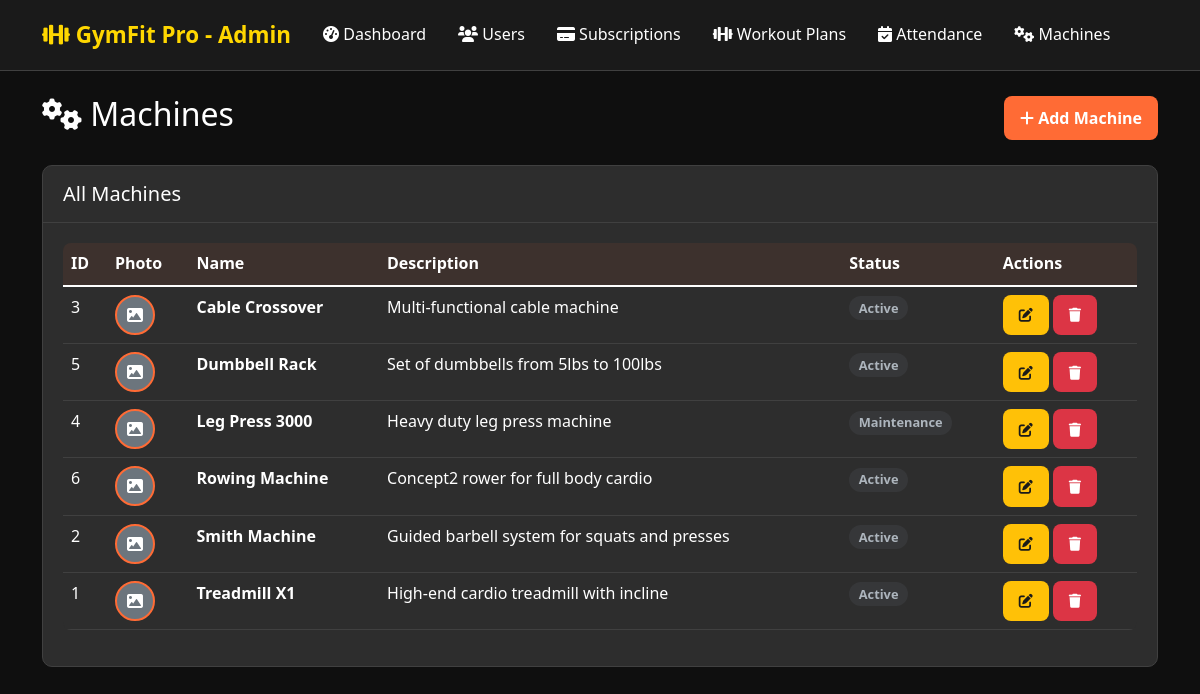
Screenshot of /admin/machines.php (signed in) with the database file from the repository.
### tables this page shows
CREATE TABLE IF NOT EXISTS machines (
    id INT AUTO_INCREMENT PRIMARY KEY,
    name VARCHAR(100) NOT NULL,
    description TEXT,
    photo VARCHAR(255),
    status ENUM('active','maintenance','inactive') DEFAULT 'active',
    created_at TIMESTAMP DEFAULT CURRENT_TIMESTAMP,
    updated_at TIMESTAMP DEFAULT CURRENT_TIMESTAMP ON UPDATE CURRENT_TIMESTAMP
);

### includes/Machine.php (called while the page is built, shortened)
<?php
class Machine {
    private $conn;
    private $table_name = "machines";
    public function __construct($db) {
        $this->conn = $db;
    }
    public function getAllMachines() {
        $query = "SELECT * FROM {$this->table_name} ORDER BY name ASC";
        $stmt = $this->conn->prepare($query);
        $stmt->execute();
        return $stmt->fetchAll(PDO::FETCH_ASSOC);
    }
}
?>

### admin/machines.php (the view, shortened to what this page needs)
<?php
require_once '../includes/Database.php';
require_once '../includes/auth.php';
require_once '../includes/Machine.php';
$database = new Database();
$db = $database->getConnection();
$machine = new Machine($db);
$machines = $machine->getAllMachines();
?>
<!DOCTYPE html>
<html lang="en">
<head>
    <link href="https://cdn.jsdelivr.net/npm/bootstrap@5.1.3/dist/css/bootstrap.min.css" rel="stylesheet">
    <link href="https://cdnjs.cloudflare.com/ajax/libs/font-awesome/6.0.0/css/all.min.css" rel="stylesheet">
    <link href="../assets/css/style.css" rel="stylesheet">
</head>
<body>
    <nav class="navbar navbar-expand-lg navbar-dark">
        <div class="container">
            <a class="navbar-brand" href="dashboard.php">
                <i class="fas fa-dumbbell"></i> GymFit Pro - Admin
            </a>
            <div class="collapse navbar-collapse">
                <ul class="navbar-nav me-auto">
                    <li class="nav-item"><a class="nav-link" href="dashboard.php"><i class="fas fa-tachometer-alt"></i> Dashboard</a></li>
                    <li class="nav-item"><a class="nav-link" href="users.php"><i class="fas fa-users"></i> Users</a></li>
                    <li class="nav-item"><a class="nav-link" href="subscriptions.php"><i class="fas fa-credit-card"></i> Subscriptions</a></li>
                    <li class="nav-item"><a class="nav-link" href="workout-plans.php"><i class="fas fa-dumbbell"></i> Workout Plans</a></li>
                    <li class="nav-item"><a class="nav-link" href="attendance.php"><i class="fas fa-calendar-check"></i> Attendance</a></li>
                    <li class="nav-item"><a class="nav-link active" href="machines.php"><i class="fas fa-cogs"></i> Machines</a></li>
                </ul>
            </div>
        </div>
    </nav>
    <div class="container mt-4">
        <div class="d-flex justify-content-between align-items-center mb-4">
            <h2><i class="fas fa-cogs"></i> Machines</h2>
            <button class="btn btn-primary" data-bs-toggle="modal" data-bs-target="#machineModal"><i class="fas fa-plus"></i> Add Machine</button>
        </div>
        <div class="card">
            <div class="card-header"><h5 class="mb-0">All Machines</h5></div>
            <div class="card-body">
                <div class="table-responsive">
                    <table class="table table-hover">
                        <thead>
                            <tr>
                                <th>ID</th>
                                <th>Photo</th>
                                <th>Name</th>
                                <th>Description</th>
                                <th>Status</th>
                                <th>Actions</th>
                            </tr>
                        </thead>
                        <tbody>
                            <?php foreach ($machines as $m): ?>
                                <tr>
                                    <td><?php echo $m['id']; ?></td>
                                    <td>
                                        <?php if (!empty($m['photo'])): ?>
                                            <img src="../uploads/<?php echo $m['photo']; ?>" class="profile-img-sm" alt="Machine">
                                        <?php else: ?>
                                            <div class="profile-img-sm bg-secondary d-flex align-items-center justify-content-center">
                                                <i class="fas fa-image"></i>
                                            </div>
                                        <?php endif; ?>
                                    </td>
                                    <td><strong><?php echo $m['name']; ?></strong></td>
                                    <td><?php echo substr($m['description'] ?? '', 0, 60); ?></td>
                                    <td><?php echo getStatusBadge($m['status']); ?></td>
                                    <td>
                                        <button class="btn btn-warning btn-sm" onclick='editMachine(<?php echo json_encode($m); ?>)'><i class="fas fa-edit"></i></button>
                                        <a href="machines.php?delete=<?php echo $m["id"]; ?>" class="btn btn-danger btn-sm" onclick="return confirm('Delete this machine?')"><i class="fas fa-trash"></i></a>
                                    </td>
                                </tr>
                            <?php endforeach; ?>
                        </tbody>
                    </table>
                </div>
            </div>
        </div>
    </div>
</body>
</html>

### includes/auth.php (shortened to what this page needs)
<?php
function getStatusBadge($status) {
    $badges = [
        'active' => '<span class="badge badge-success">Active</span>',
        'inactive' => '<span class="badge badge-secondary">Inactive</span>',
        'pending' => '<span class="badge badge-warning">Pending</span>',
        'expired' => '<span class="badge badge-danger">Expired</span>',
        'cancelled' => '<span class="badge badge-dark">Cancelled</span>',
        'paid' => '<span class="badge badge-success">Paid</span>',
        'failed' => '<span class="badge badge-danger">Failed</span>'
    ];
    return $badges[$status] ?? '<span class="badge badge-secondary">' . ucfirst($status) . '</span>';
}

### assets/css/style.css (style rules this page uses)
:root { --primary-orange: #ff6b35; --secondary-orange: #ff8c42; --dark-orange: #e55a2b; --gold: #ffd700; --dark-gold: #b8860b; --dark-bg: #1a1a1a; --darker-bg: #0f0f0f; --card-bg: #2d2d2d; --text-light: #ffffff; --text-muted: #cccccc; --border-color: #404040; --success: #28a745; --warning: #ffc107; --danger: #dc3545; --info: #17a2b8; }
* { margin: 0; padding: 0; box-sizing: border-box; }
body { font-family: 'Segoe UI', Tahoma, Geneva, Verdana, sans-serif; background: var(--darker-bg); color: var(--text-light); min-height: 100vh; line-height: 1.6; }
.navbar { background: var(--dark-bg); border-bottom: 1px solid var(--border-color); box-shadow: none; padding: 0.75rem 0; }
.navbar-brand { font-size: 1.4rem; font-weight: 700; color: var(--gold) !important; }
.navbar-nav .nav-link { color: var(--text-light) !important; font-weight: 500; margin: 0 0.5rem; transition: color 0.2s ease; }
.card { background: var(--card-bg); border: 1px solid var(--border-color); border-radius: 10px; box-shadow: none; transition: border-color 0.2s ease, background-color 0.2s ease; overflow: hidden; }
.card-header { background: transparent; color: var(--text-light); font-weight: 700; border: 0; padding: 1rem 1.25rem; border-bottom: 1px solid var(--border-color); }
.card-body { padding: 1.25rem; }
.btn { border-radius: 8px; font-weight: 600; padding: 0.6rem 1rem; transition: background-color 0.2s ease, color 0.2s ease; border: none; }
.btn-primary { background: var(--primary-orange); color: white; }
.btn-warning { background: var(--warning); color: #1a1a1a; }
.btn-danger { background: var(--danger); color: white; }
.table { color: var(--text-light); background: var(--card-bg); border-radius: 8px; overflow: hidden; }
.table thead th { background: rgba(255, 107, 53, 0.08); color: var(--text-light); border: 0; font-weight: 600; text-transform: none; letter-spacing: 0; }
.table tbody tr { border-bottom: 1px solid var(--border-color); transition: all 0.3s ease; }
.badge { padding: 0.35rem 0.6rem; border-radius: 999px; font-weight: 600; text-transform: none; letter-spacing: 0; font-size: 0.8rem; }
.badge-secondary { background: rgba(108, 117, 125, 0.15); color: #adb5bd; }
.profile-img-sm { width: 40px; height: 40px; border-radius: 50%; border: 2px solid var(--primary-orange); object-fit: cover; }

### rows the page displays
machines: id "3", name "Cable Crossover", description "Multi-functional cable machine", status "Active"
machines: id "5", name "Dumbbell Rack", description "Set of dumbbells from 5lbs to 100lbs", status "Active"
machines: id "4", name "Leg Press 3000", description "Heavy duty leg press machine", status "Maintenance"
machines: id "6", name "Rowing Machine", description "Concept2 rower for full body cardio", status "Active"
machines: id "2", name "Smith Machine", description "Guided barbell system for squats and presses", status "Active"
machines: id "1", name "Treadmill X1", description "High-end cardio treadmill with incline", status "Active"
